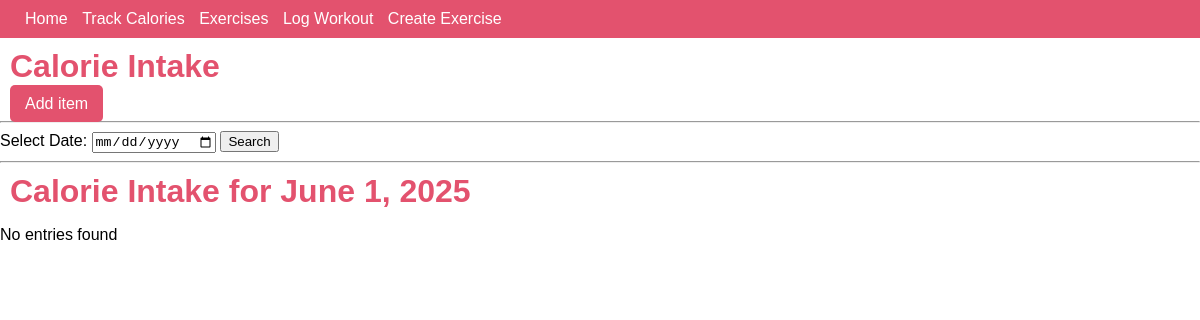
Before: /calories/ with the older database file.
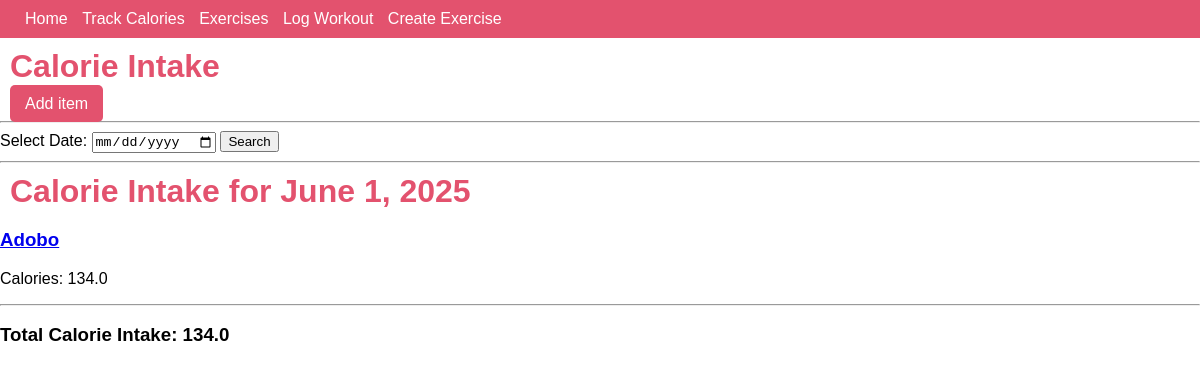
After: the same page with the newer database file.
### app/models.py (models this page shows, shortened)
class calories(models.Model):
    user = models.ForeignKey(User, on_delete=models.CASCADE)
    date = models.DateField()
    food_name = models.CharField(max_length=20)
    calorie_count = models.FloatField()

### app/views.py (the view)
# urls.py: path('calories/', CaloriesListView.as_view(), name = 'calories'),
class CaloriesListView(ListView):
    model = calories
    context_object_name = 'calories'
    template_name = 'app/calories.html'
    def get_queryset(self):
        selected_date = self.request.GET.get('date')
        if selected_date:
            return calories.objects.filter(date=selected_date)
        else:
            return calories.objects.filter(date=date.today())
        return render(request, 'app/calories.html', {
        'calories': calories,
        'specific_date': selected_date,
    })
    def get_context_data(self, **kwargs):
        context = super().get_context_data(**kwargs)
        selected_date = self.request.GET.get('date')
        if selected_date:
            filtered_calories = calories.objects.filter(date=selected_date)
        else:
            filtered_calories = calories.objects.filter(date=date.today())
        total_count = filtered_calories.aggregate(Sum('calorie_count'))
        total_calories = total_count['calorie_count__sum']
        context['total_calories'] = total_calories
        context['selected_date'] = selected_date or date.today()
        return context

### app/templates/app/calories.html
{% extends 'app/base.html' %} {% load static %} {%block content%}
<div class="container">
  <h1>Calorie Intake</h1>
  <div class="add-button">
    <a href="{% url 'calories_create' %}">Add item</a>
  </div>
  <hr />
  <div>
    <form method="get" action="">
      <label for="date">Select Date:</label>
      <input type="date" id="date" name="date" />
      <button type="submit">Search</button>
    </form>
  </div>
  <hr />
  <h1>Calorie Intake for {{selected_date}}</h1>
  {% if calories %} {% for calories in calories %}
  <div class="calorie-entry">
    <h3>
      <a href="{% url 'calories_detail' calories.pk %}"
        >{{calories.food_name}}</a
      >
    </h3>
    <p>Calories: {{calories.calorie_count}}</p>
  </div>
  {% endfor %}
  <hr />
  <h3>Total Calorie Intake: {{ total_calories }}</h3>
  {% else %}
  <p>No entries found</p>
  {% endif %}
</div>
{% endblock content %}

### app/templates/app/base.html (shortened to what this page needs)
{% load static %}
<!DOCTYPE html>
<html lang="en">
  <head>
    <link rel="stylesheet" href="{% static 'css/base.css' %}" />
  </head>
  <body>
    {% include 'app/navbar.html' %} {% block content %} {% endblock content %}
  </body>
</html>

### app/templates/app/navbar.html
<header>
  <div class="nav-bar">
    <a href="{% url 'home' %}">Home</a>
    <a href="{% url 'calories' %}">Track Calories</a>
    <a href="{% url 'exercise' %}">Exercises</a>
    <a href="">Log Workout</a>
    <a href="{% url 'exercise_create' %}">Create Exercise</a>
  </div>
</header>

### static/css/base.css (style rules this page uses)
h1 { color: #e3526e; }
body { margin: 0; font-family:Arial, Helvetica, sans-serif; }
.container h1 { margin: 10px; }
.nav-bar { background-color: #e3526e; padding: 10px 20px; }
.nav-bar a { text-decoration: none; color: white; padding: 10px 5px; margin: 0; }
.add-button a { padding: 10px 15px; background-color: #e3526e; text-decoration: none; margin: 10px; color: white; border-radius: 5px; }

Changed rows visible on the page:
added calories: date "June 1, 2025", food_name "Adobo", calorie_count "134.0"
Other visible differences:
{{ total_calories }}: (not shown) → "134.0"
{{ selected_date }}: "June 1, 2025" → (not shown)
text no longer shown: "No entries found"
text now shown: "Total Calorie Intake:"
